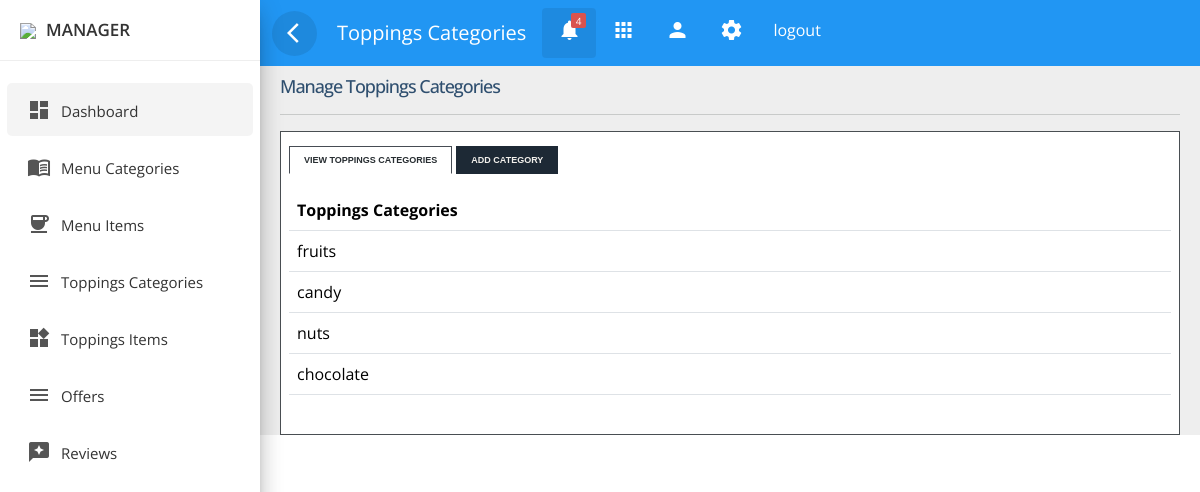
The page /admin_panel/manager/manager_toppingsCategory.php (signed in) on the database its author committed.
### tables this page shows
CREATE TABLE `toppingscategory` (
  `topping_category_id` int(11) NOT NULL,
  `topping_category_name` varchar(30) NOT NULL
);

### admin_panel/manager/manager_toppingsCategory.php (the view, shortened to what this page needs)
<!doctype html>
<html lang="en">
<head>
	<link rel="stylesheet" href="../../plugins/bootstrap-5.1.3/css/bootstrap.min.css">
    <link rel="stylesheet" href="../css/custom.css">
	<link rel="stylesheet" href="../css/sidebar.css">
	<link rel="stylesheet" href="../css/top_navbar.css">
	<link rel="stylesheet" href="../css/tabbed_box.css">
</head>
<body>
<?php
include_once('../../includes/db_connect.php');
?>
<div class="wrapper">
        <?php
		include('../includes/manager_sidebar.php'); ?>
        <div id="content">
        <?php
			include('../includes/top_navbar.php'); ?>
			<div class="main-content">
				<div id="tabbed_box" class="tabbed_box">
					<h4>Manage Toppings Categories</h4>
					<hr />
					<div class="tabbed_area">
						<ul class="tabs">
							<li><a href="javascript:tabSwitch('tab_1', 'content_1');" id="tab_1" class="active">View Toppings Categories</a></li>
							<li><a href="javascript:tabSwitch('tab_2', 'content_2');" id="tab_2">Add Category</a></li>
						</ul>
						<div id="content_1" class="content">
							<div class="row ">
								<div class="col-lg-12 col-md-12">
									<div class="card">
                                    <div class="card-content table-responsive">
											<table class="table table-hover">
												<thead class="text-primary">
													<tr>
														<th>Toppings Categories</th>
														<th></th>
														<th></th>
													</tr>
												</thead>
												<tbody>
													<?php
														$result = mysqli_query($conn,"SELECT * FROM toppingscategory");
														while ($row = mysqli_fetch_assoc($result)) { ?>
															<tr>
																<td id="name_<?php echo $row['topping_category_id'] ?>"><?php echo $row['topping_category_name']; ?></td>
																<td>
																	<button class="update_toppingCat" id="<?php echo $row['topping_category_id'] ?>">
																	</button>
																</td>
																<td>
																	<button class="delete_toppingCat" id="<?php echo $row['topping_category_id'] ?>">
																	</button>
																</td>
														<?php } ?>
												</tbody>
											</table>
                                    </div>
									</div>
								</div>
							</div>
						</div>
					</div>
				</div>
			</div>
		</div>
</div>
</body>
</html>

### admin_panel/css/custom.css (style rules this page uses)
:root { --green: #27ae60; --light-green: rgb(106, 230, 106); --black: #192a56; --orange: #ffb674; --dark-orange: #fc8d67; --light-orange: #fec5b1; --green2: #369583; --purple: #8c74ff; --blue: #74bdff; --light-blue: #74e7ff; --light-pink: #ffb3e4; --brown: #564519; --pink: #ff7497; --light-color: #666; --box-shadow: 0 0.5rem 1.5rem rgba(0, 0, 0, 0.1); }
body, html { font-family: 'Roboto', sans-serif; color: #555e58; font-weight: 400; margin:0px; padding:0px; }
button { border:none; outline:none; background-color:transparent; }
a { color: #333; font-weight: 400; }
button { cursor:pointer; }
ul, ol { padding: 0; margin:0px; list-style: none; }
a, a:hover, a:focus { color: #333; text-decoration: none; transition: all 0.3s; }
.wrapper { position: relative; width:100%; overflow:auto; }
@media only screen and (min-width:992px) { #content { width: calc(100% - 260px); position: relative; float: right; transition: all 0.3s; background-color: #EEEEEE; } }

### admin_panel/css/top_navbar.css (style rules this page uses)
#content { position: relative; transition: all 0.3s; background-color: #EEEEEE; }
.main-content { padding:10px 20px 0px 20px; position: relative; width: 100%; }

### admin_panel/css/tabbed_box.css (style rules this page uses)
html * { font-family: "Open Sans", sans-serif; }
.card { margin: 10px 0; }
.card { border-radius: 0px!important; }
.card { display: inline-block; position: relative; border:none!important; width: 100%; margin:15px 0; border-radius: 6px; color: rgba(0,0,0, 0.87); background: #fff; }
#tabbed_box { margin: 0px auto 0px 0px; }
.tabbed_box h4 { font-size: 18px; color: #2f4f6f; letter-spacing: -1px; margin-bottom: 10px; }
.tabbed_area { border: 1px solid #494e52; background-color: #fff; padding: 8px; }
ul.tabs { margin: 0px; padding: 0px; margin-top: 5px; margin-bottom: 6px; }
ul.tabs li { list-style: none; display: inline; }
ul.tabs li a { background-color: #1d2935; color: #f1efeb; padding: 8px 14px 8px 14px; text-decoration: none; font-size: 9px; font-family: Verdana, Arial, Helvetica, sans-serif; font-weight: bold; text-transform: uppercase; border: 1px solid #1d2935; }
ul.tabs li a.active { background-color: #ffffff; color: #282e32; border: 1px solid #464c54; border-bottom: 1px solid #ffffff; }
.content { background-color: #ffffff; }

### rows shown on the page
toppingscategory: topping_category_name "fruits"
toppingscategory: topping_category_name "candy"
toppingscategory: topping_category_name "nuts"
toppingscategory: topping_category_name "chocolate"

### other values the page prints
$_SESSION['manager_username'] "MANAGER"
$section "Toppings Categories"
